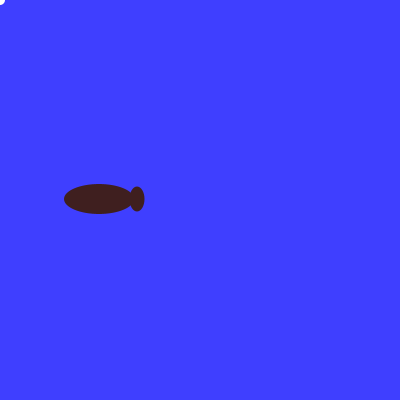
Frame 1 (no input)
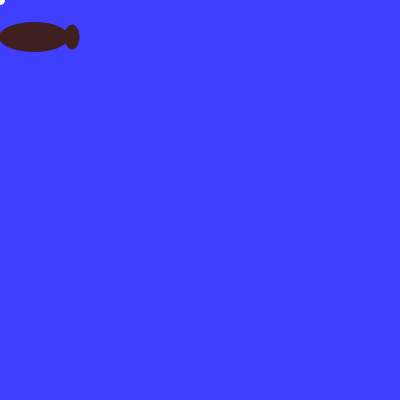
Frame 60 (the mouse pressed at the canvas centre just before this capture)
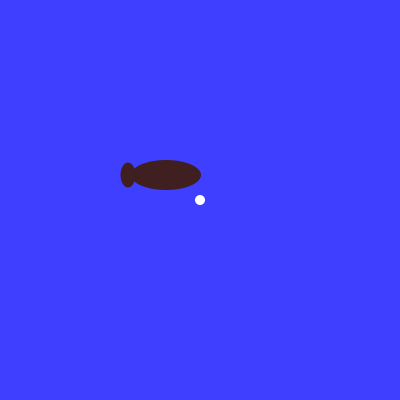
Frame 120 (the mouse held since frame 60 and released just before this capture)

The Processing sketch that drew these frames (run headless with seeded random() and noise(); from frame 60 on, the mouse is pressed at the canvas centre):

// Processing sketch: fishClosing
// ── fishClosing.pde
final int[] fish = new int[] {
  0, 0, 70, 30,
  -38, 0, 15, 25
};
final int bodyX = 0;
final int bodyY = 1;
final int bodyLength = 2;
final int bodyWidth =3;
final int finX = 4;
final int finY = 5;
final int finLength = 6;
final int finWidth = 7;
int x;
int y;
int v;

void setup() {
    size(400, 400);
    noStroke();
    background(63, 63, 255);
    fill(63, 31, 31);
    x = 100;
    y = 200;
    v = 1;
}

void draw() {
    background(63, 63, 255);
    fill(63, 31, 31);
    if(mouseX>x+fish[2]/2){
        x+=v;
        fish[0] = 0;
    }else if(mouseX<x-fish[2]/2){
        x-=v;
        fish[0] = 1;
    }
    if(mouseY>y){
        y+=v;
    }else
    if(mouseY<y){
        y-=v;
    }
    v = int(dist(mouseX,mouseY,x,y))/int(random(20,60));
    fill(255,255,255);
    ellipse(mouseX, mouseY, 10, 10);
    fill(63, 31, 31);
    if(fish[0] == 0){
        ellipse(x, y, fish[2], fish[3]);
        ellipse(x+fish[4], y, fish[6], fish[7]);
    }else{
        ellipse(x, y, -fish[2], -fish[3]);
        ellipse(x-fish[4], y, -fish[6], -fish[7]);
    }
}
